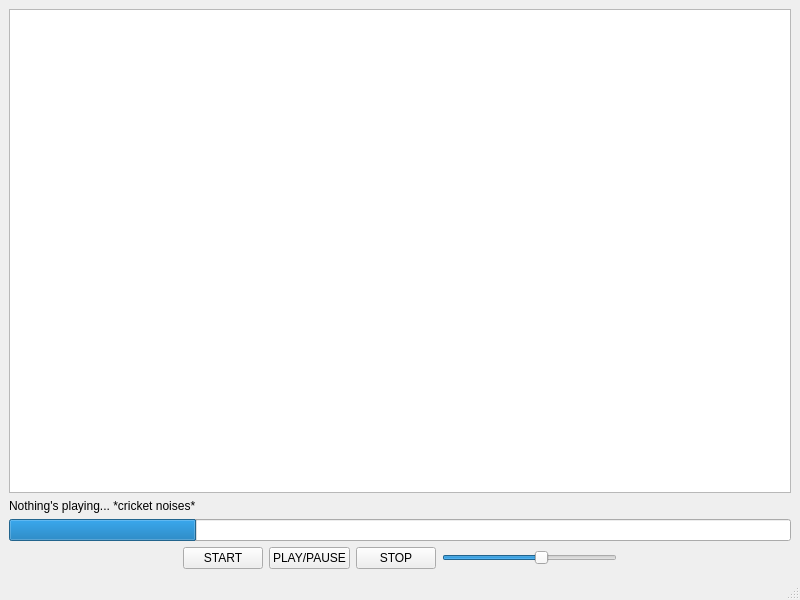
<?xml version="1.0" encoding="UTF-8"?>
<ui version="4.0">
 <class>QtMainWindow</class>
 <widget class="QMainWindow" name="QtMainWindow">
  <property name="geometry">
   <rect>
    <x>0</x>
    <y>0</y>
    <width>800</width>
    <height>600</height>
   </rect>
  </property>
  <property name="windowTitle">
   <string>Koulouri - C++ Rewrite</string>
  </property>
  <widget class="QWidget" name="centralwidget">
   <layout class="QVBoxLayout" name="verticalLayout">
    <item>
     <widget class="QListView" name="trackList"/>
    </item>
    <item>
     <widget class="QLabel" name="songLabel">
      <property name="text">
       <string>Nothing's playing... *cricket noises*</string>
      </property>
     </widget>
    </item>
    <item>
     <widget class="QProgressBar" name="progressBar">
      <property name="value">
       <number>24</number>
      </property>
      <property name="invertedAppearance">
       <bool>false</bool>
      </property>
      <property name="format">
       <string/>
      </property>
     </widget>
    </item>
    <item>
     <layout class="QHBoxLayout" name="horizontalLayout">
      <item>
       <spacer name="horizontalSpacer">
        <property name="orientation">
         <enum>Qt::Orientation::Horizontal</enum>
        </property>
        <property name="sizeType">
         <enum>QSizePolicy::Policy::Expanding</enum>
        </property>
        <property name="sizeHint" stdset="0">
         <size>
          <width>40</width>
          <height>20</height>
         </size>
        </property>
       </spacer>
      </item>
      <item>
       <widget class="QPushButton" name="startButton">
        <property name="text">
         <string>START</string>
        </property>
       </widget>
      </item>
      <item>
       <widget class="QPushButton" name="playpauseButton">
        <property name="text">
         <string>PLAY/PAUSE</string>
        </property>
       </widget>
      </item>
      <item>
       <widget class="QPushButton" name="stopButton">
        <property name="text">
         <string>STOP</string>
        </property>
       </widget>
      </item>
      <item>
       <widget class="QSlider" name="volumeSlider">
        <property name="value">
         <number>57</number>
        </property>
        <property name="orientation">
         <enum>Qt::Orientation::Horizontal</enum>
        </property>
       </widget>
      </item>
      <item>
       <spacer name="horizontalSpacer_2">
        <property name="orientation">
         <enum>Qt::Orientation::Horizontal</enum>
        </property>
        <property name="sizeType">
         <enum>QSizePolicy::Policy::Expanding</enum>
        </property>
        <property name="sizeHint" stdset="0">
         <size>
          <width>40</width>
          <height>20</height>
         </size>
        </property>
       </spacer>
      </item>
     </layout>
    </item>
   </layout>
  </widget>
  <widget class="QMenuBar" name="menubar">
   <property name="geometry">
    <rect>
     <x>0</x>
     <y>0</y>
     <width>800</width>
     <height>18</height>
    </rect>
   </property>
  </widget>
  <widget class="QStatusBar" name="statusbar"/>
 </widget>
 <resources/>
 <connections/>
</ui>
